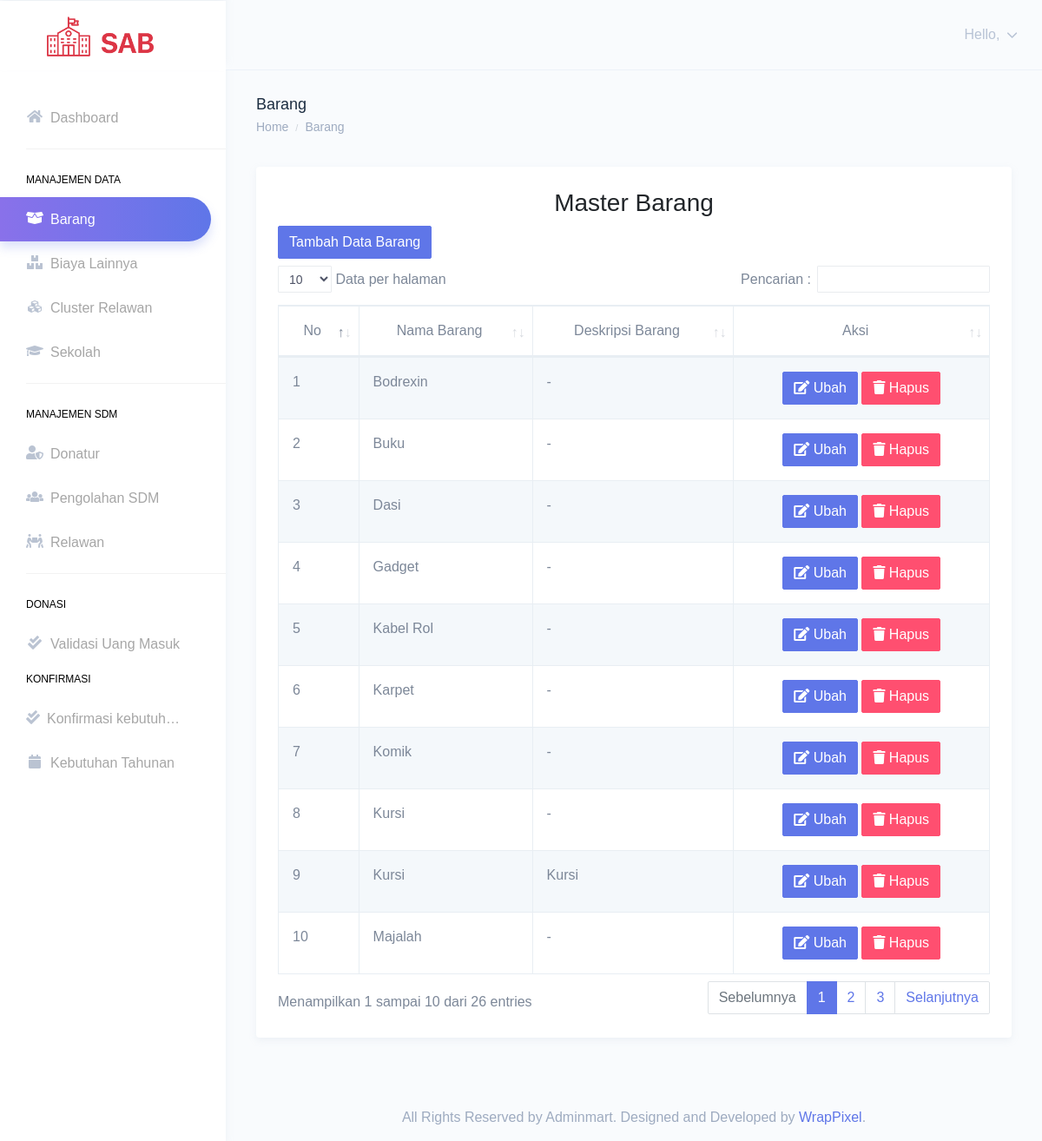
/index.php/barang, run on the app's committed database.
### tables this page shows
CREATE TABLE `barang` (
  `id_barang` int(11) NOT NULL,
  `nama_barang` varchar(100) NOT NULL,
  `deskripsi_barang` varchar(255) NOT NULL,
  `creaby` varchar(100) NOT NULL,
  `creadate` datetime NOT NULL DEFAULT current_timestamp(),
  `modiby` varchar(100) NOT NULL,
  `modidate` datetime NOT NULL DEFAULT current_timestamp(),
  `row_status` enum('A','D') NOT NULL
);

### application/controllers/Barang.php (called while the page is built, shortened)
<?php
class Barang extends CI_Controller
{
    public function __construct()
    {
        $this->load->model('barang_model');
        $this->load->model('karyawan_model');
        $this->load->library('form_validation');
    }
    private function getKaryawanName()
    {
        $this->load->model('karyawan_model');
        $user_id = $this->session->user_id;
        $karyawan = $this->karyawan_model->getKaryawanByUserLoginId($user_id);
        return $karyawan->nama_karyawan;
    }
    private function getKaryawanRole()
    {
        $this->load->model('karyawan_model');
        $user_id = $this->session->user_id;
        $karyawan = $this->karyawan_model->getKaryawanByUserLoginId($user_id);
        return $karyawan->jabatan_karyawan;
    }
    public function index()
    {
        $header['name'] =  $this->getKaryawanName();
        $header['role'] =  $this->getKaryawanRole();
        $header['title'] = 'Barang';
        $this->load->view('templates/admin_header', $header);
        $data_barang = $this->barang_model->getBarang();
        $data['barang'] = $data_barang;
        $this->load->view('barang/index', $data);
        $this->load->view('templates/footer');
    }
}

### index.php (called while the page is built, shortened)
<?php
require_once BASEPATH.'core/CodeIgniter.php';

### application/models/barang_model.php (called while the page is built, shortened)
<?php
class barang_model extends CI_Model
{
    private $_table = "barang";
    public function getBarang()
    {
        $query = $this->db
            ->from($this->_table)
            ->where(['row_status' => 'A'])
            ->order_by('nama_barang', 'asc')
            ->get();
        return $query->result();
    }
}

### application/views/barang/index.php (the view, shortened to what this page needs)
<div class="page-breadcrumb">
    <div class="row">
        <div class="col-7 align-self-center">
            <h4 class="page-title text-truncate text-dark font-weight-medium mb-1">Barang</h4>
            <div class="d-flex align-items-center">
                <nav aria-label="breadcrumb">
                    <ol class="breadcrumb m-0 p-0">
                        <li class="breadcrumb-item"><a href="index.html" class="text-muted">Home</a></li>
                        <li class="breadcrumb-item text-muted active" aria-current="page">Barang</li>
                    </ol>
                </nav>
            </div>
        </div>
    </div>
</div>
<div class="container-fluid">
    <div class="row">
        <div class="col-12">
            <div class="card">
                <div class="card-body">
                    <h4 class="card-title text-center" style="font-size: 28px;">Master Barang</h4>
                    <div class="table-responsive">
                        <a href="<?= site_url('barang/tambah') ?>" class="btn btn-primary mb-2">Tambah Data Barang</a>
                        <table id="master-data" class="table table-striped table-bordered no-wrap">
                            <thead>
                                <tr>
                                    <th class="text-center">No</th>
                                    <th class="text-center">Nama Barang</th>
                                    <th class="text-center">Deskripsi Barang</th>
                                    <th class="text-center">Aksi</th>
                                </tr>
                            </thead>
                            <tbody>
                                <?php $i = 0; ?>
                                <?php foreach ($barang as $s) { ?>
                                    <tr>
                                        <td>
                                            <?php
                                            $i++;
                                            echo $i;
                                            ?>
                                        </td>
                                        <td><?= $s->nama_barang ?></td>
                                        <td><?= $s->deskripsi_barang ?></td>
                                        <td align="center">
                                            <a href="<?= site_url('barang/ubah/' .  $s->id_barang) ?>" class="btn btn-primary"><i class="fa fa-edit"></i> Ubah</a>
                                            <a href="<?= site_url('barang/destroy/' .  $s->id_barang) ?>" onclick="return confirm('Apakah anda yakin ingin menghapus data ini?')" class="btn btn-danger"><i class="fa fa-trash"></i> Hapus</a>
                                        </td>
                                    </tr>
                                <?php } ?>
                            </tbody>
                        </table>
                    </div>
                </div>
            </div>
        </div>
    </div>
</div>

### data on the page
barang: nama_barang "Bodrexin", deskripsi_barang "-"
barang: nama_barang "Buku", deskripsi_barang "-"
barang: nama_barang "Dasi", deskripsi_barang "-"
barang: nama_barang "Gadget", deskripsi_barang "-"
barang: nama_barang "Kabel Rol", deskripsi_barang "-"
barang: nama_barang "Karpet", deskripsi_barang "-"
barang: nama_barang "Komik", deskripsi_barang "-"
barang: nama_barang "Kursi", deskripsi_barang "-"
barang: nama_barang "Kursi", deskripsi_barang "Kursi"
barang: nama_barang "Majalah", deskripsi_barang "-"
